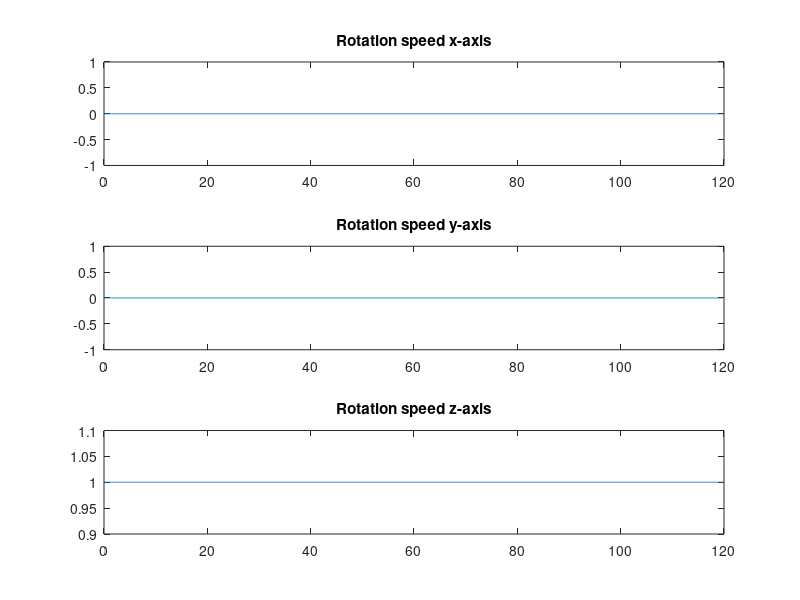
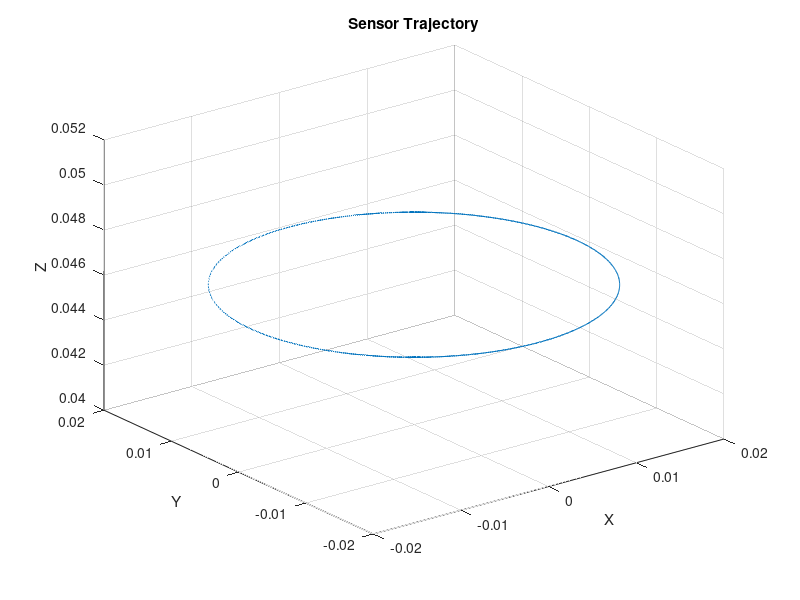

These figures' MATLAB source, in order:
%% Simulation parameters 
T = 120; % seconds, simulation time
step = 0.01; % seconds, stepsize 
nsteps = T/step+1;
t=0:step:T;
rs = 0.145; % m, radius of sphere
rx = 0.04119993; % m, measured radius when rotating around x 
ry = 0.05758807; % m, measured radius when rotating around y 
rz = 0.01860155; % m, measured radius when rotating around z 
% Input signal (angular velocity) 
wx = zeros(1,nsteps); %sin(t./(2*pi)); uncomment to make spherical trochoid
wy = zeros(1,nsteps); %-cos(t/(2*pi));
wz = ones(1,nsteps); %zeros(1,nsteps);

%% Internal variables
x=zeros(1,nsteps);
y=zeros(1,nsteps);
z=zeros(1,nsteps);
yx=zeros(1,nsteps);
zx=zeros(1,nsteps);
xz=zeros(1,nsteps);
xy=zeros(1,nsteps);
zy=zeros(1,nsteps);
yz=zeros(1,nsteps);
alpha=zeros(3,nsteps);
for k = 2:1:nsteps
    % Get current phase in each rotation axis 
    alpha(1,k+1) = alpha(1,k) + wx(1,k)*step;
    alpha(2,k+1) = alpha(2,k) + wy(1,k)*step;
    alpha(3,k+1) = alpha(3,k) + wz(1,k)*step;
    % Rotation around x-axis:
    yx(1,k) = rs*alpha(1,k)-rx*sin(alpha(1,k));
    zx(1,k) = rs - rx*cos(alpha(1,k));
    % Rotation around y-axis:
    xy(1,k) = rs*alpha(2,k)-ry*sin(alpha(2,k));
    zy(1,k) = rs - ry*cos(alpha(2,k));
    % Rotation around z-axis:
    xz(1,k) = rs - rz*sin(alpha(3,k));
    yz(1,k) = rs - rz*cos(alpha(3,k));
    % Superposition
    x(1,k+1) = x(1,k) + xy(1,k) + xz(1,k) - xy(1,k-1) - xz(1,k-1);
    y(1,k+1) = y(1,k) + yx(1,k) + yz(1,k) - yx(1,k-1) - yz(1,k-1);
    z(1,k+1) = z(1,k) + zx(1,k) + zy(1,k) - zx(1,k-1) - zy(1,k-1);
end
x = x - rs;
y = y - rs;
z = z - rs;
x(1)=x(3);
x(2)=x(3);
y(1)=y(3);
y(2)=y(3);
z(1)=z(3);
z(2)=z(3);

%% Plot
figure(1)

subplot(3,1,1)
plot(t, wx)
title('Rotation speed x-axis')
subplot(3,1,2)
plot(t,wy)
title('Rotation speed y-axis')
subplot(3,1,3)
plot(t,wz)
title('Rotation speed z-axis')

figure(2)
plot3(x, y, z)
grid on
title('Sensor Trajectory')
xlabel('X')
ylabel('Y')
zlabel('Z')
